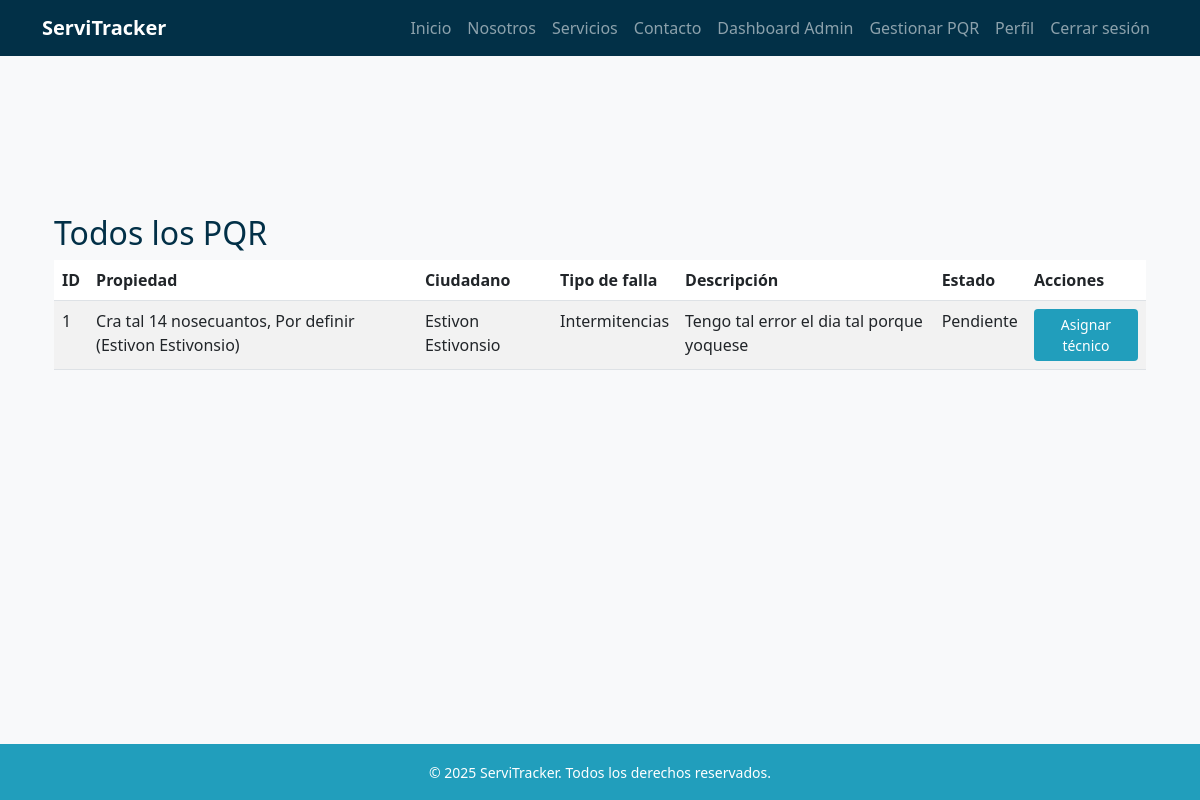
The app's page /pqr/admin/ (signed in) with its own data.
### pqr/models.py (models this page shows, shortened)
class PQR(models.Model):
    ciudadano = models.ForeignKey(
        settings.AUTH_USER_MODEL,
        on_delete=models.SET_NULL,
        null=True,
        blank=True,
        related_name="pqrs_ciudadano"
    )
    propiedad = models.ForeignKey(
        Propiedad,
        on_delete=models.SET_NULL,
        null=True,
        blank=True
    )
    tipo_falla = models.ForeignKey(
        TipoFalla,
        on_delete=models.PROTECT
    )
    descripcion = models.TextField()
    estado = models.ForeignKey(
        EstadoPQR,
        on_delete=models.PROTECT
    )
    tecnico_asignado = models.ForeignKey(
        settings.AUTH_USER_MODEL,
        on_delete=models.SET_NULL,
        null=True,
        blank=True,
        related_name="pqrs_tecnico"
    )
    fecha_creacion = models.DateTimeField(auto_now_add=True)
    fecha_actualizacion = models.DateTimeField(auto_now=True)

class TipoFalla(models.Model):
    nombre = models.CharField(max_length=100)
    def __str__(self):
        return self.nombre

class EstadoPQR(models.Model):
    nombre = models.CharField(max_length=50)

### propiedades/models.py (models this page shows)
class Propiedad(models.Model):
    usuario = models.ForeignKey(
        settings.AUTH_USER_MODEL,
        on_delete=models.CASCADE,
        related_name='propiedades'
    )
    departamento = models.CharField(max_length=100)
    ciudad = models.CharField(max_length=100)
    direccion = models.CharField(max_length=200)
    activa = models.BooleanField(default=True)
    def __str__(self):
        nombre = self.usuario.get_full_name() if hasattr(self.usuario, 'get_full_name') else str(self.usuario)
        return f"{self.direccion}, {self.ciudad} ({nombre})"

### usuarios/models.py (models this page shows)
class Usuario(AbstractBaseUser, PermissionsMixin):
    ROLES = [
        ("administrador", "Administrador"),
        ("agente", "Agente"),
        ("tecnico", "Técnico"),
        ("ciudadano", "Ciudadano"),
    ]
    documento = models.CharField(max_length=20, unique=True)
    email = models.EmailField(blank=True, null=True)
    nombres = models.CharField(max_length=100, blank=True, null=True)
    apellidos = models.CharField(max_length=100, blank=True, null=True)
    rol = models.CharField(max_length=20, choices=ROLES, default="ciudadano")
    especialidad = models.ForeignKey(Especialidad, on_delete=models.SET_NULL, null=True, blank=True)
    is_active = models.BooleanField(default=True)
    is_staff = models.BooleanField(default=False)
    date_joined = models.DateTimeField(auto_now_add=True)
    objects = UsuarioManager()
    USERNAME_FIELD = "documento"
    REQUIRED_FIELDS = []  # puedes agregar 'email' si quieres que sea obligatorio
    def __str__(self):
        return self.get_public_name()
    def get_full_name(self):
        nombre = (self.nombres or "").strip()
        apellido = (self.apellidos or "").strip()
        full = f"{nombre} {apellido}".strip()
        return full or ""
    def get_public_name(self):
        return self.get_full_name() or "Usuario"

### pqr/views.py (the view)
# urls.py: path('admin/', views.lista_pqr_admin, name='lista_pqr_admin'),        # Admin/Agente: todos los PQR
@user_passes_test(lambda u: u.rol in ["agente", "administrador"])
def lista_pqr_admin(request):
    pqr_list = PQR.objects.all()
    return render(request, 'pqr/lista.html', {'pqr_list': pqr_list})

### templates/pqr/lista.html (shortened to what this page needs)
{% extends 'base.html' %}
{% block content %}
<div class="container my-5">
    <h2 class="text-blue-dark">Todos los PQR</h2>
    <table class="table table-striped">
        <thead>
            <tr>
                <th>ID</th>
                <th>Propiedad</th>
                <th>Ciudadano</th>
                <th>Tipo de falla</th>
                <th>Descripción</th>
                <th>Estado</th>
                <th>Acciones</th>
            </tr>
        </thead>
        <tbody>
            {% for pqr in pqr_list %}
            <tr>
                <td>{{ pqr.id }}</td>
                <td>{{ pqr.propiedad }}</td>
                <td>{{ pqr.ciudadano }}</td>
                <td>{{ pqr.tipo_falla }}</td>
                <td>{{ pqr.descripcion }}</td>
                <td>{{ pqr.estado.nombre }}</td>
                <td>
                    {% if pqr.estado.nombre == "Pendiente" %}
                        <a href="{% url 'asignar_tecnico' pqr.pk %}" class="btn btn-sm btn-blue-mid">Asignar técnico</a>
                    {% endif %}
                </td>
            </tr>
            {% empty %}
            <tr><td colspan="7">No hay PQR registrados.</td></tr>
            {% endfor %}
        </tbody>
    </table>
</div>
{% endblock %}

### static/css/style.css (style rules this page uses)
:root { --blue-light: #8ecae6; --blue-mid: #219ebc; --blue-deep: #126782; --blue-dark: #023047; --yellow: #ffb703; --orange-light: #fd9e02; --orange-dark: #fb8500; --green-light: #198754; --green-dark: #146c43; }
.text-blue-dark { color: var(--blue-dark); }
body { font-family: 'Segoe UI', sans-serif; background-color: #f8f9fa; padding-top: 70px; min-height: 100vh; display: flex; flex-direction: column; }
.btn-blue-mid { background-color: var(--blue-mid); color: white; }

### records on screen
PQR: id "1", propiedad "Cra tal 14 nosecuantos, Por definir (Estivon Estivonsio)", ciudadano "Estivon Estivonsio", tipo_falla "Intermitencias", descripcion "Tengo tal error el dia tal porque yoquese", estado.nombre "Pendiente", shows "Asignar técnico"
